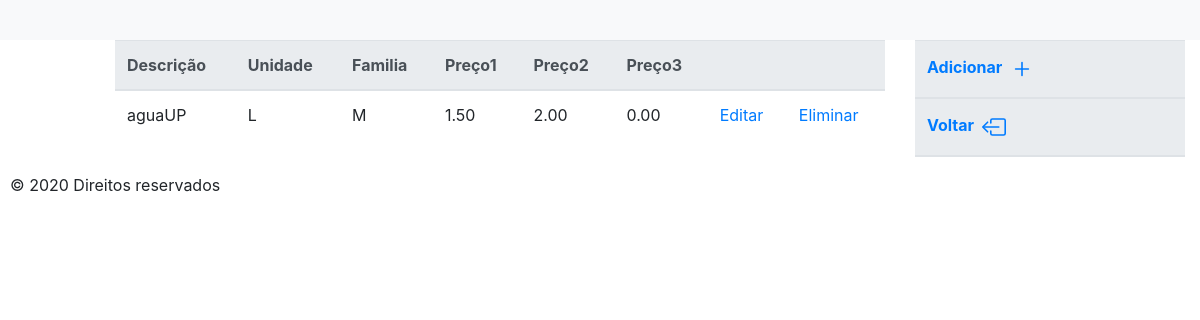
The page /showProduto.php on the database its author committed.
### tables this page shows
CREATE TABLE `produto` (
  `refProduto` varchar(18) NOT NULL DEFAULT '',
  `descProduto` varchar(60) NOT NULL DEFAULT '',
  `unidadeProduto` varchar(4) NOT NULL DEFAULT '',
  `familiaProduto` varchar(18) NOT NULL DEFAULT '',
  `preco1Produto` decimal(18,2) DEFAULT '0.00',
  `preco2Produto` decimal(18,2) DEFAULT '0.00',
  `preco3Produto` decimal(18,2) DEFAULT '0.00',
  PRIMARY KEY (`refProduto`),
  KEY `descProduto` (`descProduto`)
);

### showProduto.php (the view, shortened to what this page needs)
<?php
$currentPage="Produto";
include_once './common/cabecalho.php';
try
{
    $database = new Connection();
    $db = $database->openConnection();
    $sql = "SELECT * FROM produto " ;?>
  <main role="main" id="main" class="col-lg-12">
        <div class="row" id ="linha">
            <div class='col-lg-1' id='paraRemover'> </div>
            <div class="col-lg-8">
                <table class="table table-hover">
                    <thead class="thead-light">
                        <tr>
                            <th>Descrição</th>
                            <th>Unidade</th>
                            <th>Familia</th>
                            <th>Preço1</th>
                            <th>Preço2</th>
                            <th>Preço3</th>
                            <th></th>
                            <th></th>
                        </tr>
                    </thead>
                    <?php
                        foreach ($db->query($sql) as $row) {
                    ?>
                    <tr>
                        <td><?php echo $row['descProduto'] ?></td>
                        <td><?php echo $row['unidadeProduto'] ?></td>
                        <td><?php echo $row['familiaProduto'] ?></td>
                        <td><?php echo $row['preco1Produto'] ?></td>
                        <td><?php echo $row['preco2Produto'] ?></td>
                        <td><?php echo $row['preco3Produto'] ?></td>
                        <td>
                            <a href="#" onclick="openModal(<?php echo $row['refProduto'];?>,'<?php echo $currentPage?>', 'Editar')" data-target="#loadModal" data-toggle="modal" >Editar
                        </td>
                        <td>
                            <a href="#" onclick="openModal(<?php echo $row['refProduto'];?>,'<?php echo $currentPage?>', 'Eliminar')" data-target="#loadModal" data-toggle="modal" >Eliminar
                        </td>
                    </tr>
                    <?php
                    }
                    ?>
                </table>
            </div>
    <?php
    }
    catch (PDOException $e)
        {
            echo "There is some problem in connection: " . $e->getMessage();
        }
    ?>
<div class="col-lg-3" >
        <table class="table table-hover">
            <thead class="thead-light">
                <tr>
                    <th><a href="#" onclick="openModal(0,'<?php echo $currentPage?>', 'Adicionar')" data-target="#loadModal" data-toggle="modal" >Adicionar
                        </a>
                    </th>
                </tr>
                <tr>
                    <th><a href="./home.php">Voltar
                        </a>
                    </th>
                </tr>
            </thead>
        </table>
    </div>
    </div>
</main>
<?php include_once './common/rodape.php'; ?>
</body>
</html>

### rows shown on the page
produto: descProduto "aguaUP", unidadeProduto "L", familiaProduto "M", preco1Produto "1.50", preco2Produto "2.00", preco3Produto "0.00"
